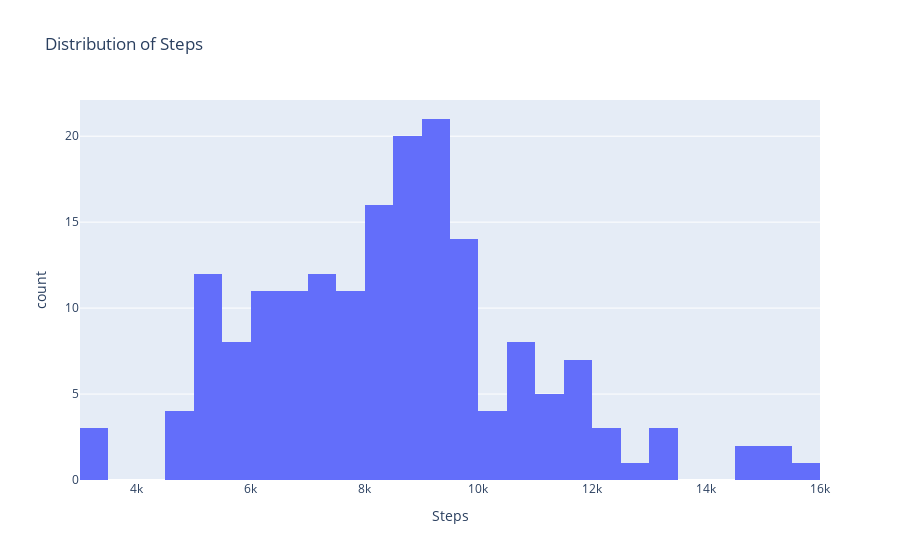

The notebook cell saved with this chart:
### Code cell
# Create a histogram of the number of steps
steps_hist = px.histogram(fitness_data, x='steps', title='Distribution of Steps',
                              labels={'steps': 'Steps'}, nbins=30)
steps_hist.show()

### Figure 1 — Plotly figure (JSON) as saved in the notebook; plotly's stock layout.template omitted (floating-point values rounded to 4 significant figures; data arrays with more than 128 entries replaced by an {"elided": "..."} marker saying what was removed)
{"data": [{"bingroup": "x", "hovertemplate": "Steps=%{x}<br>count=%{y}<extra></extra>", "legendgroup": "", "marker": {"color": "#636efa", "pattern": {"shape": ""}}, "name": "", "nbinsx": 30, "orientation": "v", "showlegend": false, "type": "histogram", "x": {"elided": "185 float values"}, "xaxis": "x", "yaxis": "y"}], "layout": {"barmode": "relative", "legend": {"tracegroupgap": 0}, "title": {"text": "Distribution of Steps"}, "xaxis": {"anchor": "y", "domain": [0, 1], "title": {"text": "Steps"}}, "yaxis": {"anchor": "x", "domain": [0, 1], "title": {"text": "count"}}}}
